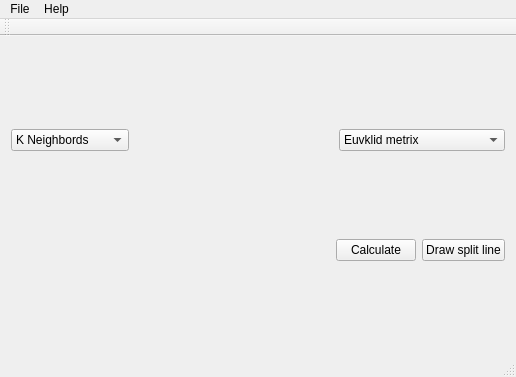
<?xml version="1.0" encoding="UTF-8"?>
<ui version="4.0">
 <class>MainWindow</class>
 <widget class="QMainWindow" name="MainWindow">
  <property name="geometry">
   <rect>
    <x>0</x>
    <y>0</y>
    <width>516</width>
    <height>377</height>
   </rect>
  </property>
  <property name="windowTitle">
   <string>The theory of solutuion decision</string>
  </property>
  <property name="windowIcon">
   <iconset resource="resources/resources.qrc">
    <normaloff>:/images/icon.png</normaloff>:/images/icon.png</iconset>
  </property>
  <property name="windowOpacity">
   <double>1.000000000000000</double>
  </property>
  <widget class="QWidget" name="centralWidget">
   <layout class="QVBoxLayout" name="verticalLayout">
    <item>
     <layout class="QHBoxLayout" name="layoutData"/>
    </item>
    <item>
     <layout class="QHBoxLayout" name="horizontalLayout_2">
      <item>
       <widget class="QComboBox" name="boxMethod">
        <property name="sizePolicy">
         <sizepolicy hsizetype="Preferred" vsizetype="Fixed">
          <horstretch>0</horstretch>
          <verstretch>0</verstretch>
         </sizepolicy>
        </property>
        <property name="sizeIncrement">
         <size>
          <width>2</width>
          <height>0</height>
         </size>
        </property>
        <item>
         <property name="text">
          <string>K Neighbords</string>
         </property>
        </item>
        <item>
         <property name="text">
          <string>Standarts points</string>
         </property>
        </item>
       </widget>
      </item>
      <item>
       <spacer name="horizontalSpacer_3">
        <property name="orientation">
         <enum>Qt::Horizontal</enum>
        </property>
        <property name="sizeHint" stdset="0">
         <size>
          <width>40</width>
          <height>20</height>
         </size>
        </property>
       </spacer>
      </item>
      <item>
       <widget class="QComboBox" name="boxMetrix">
        <item>
         <property name="text">
          <string>Euvklid metrix</string>
         </property>
        </item>
        <item>
         <property name="text">
          <string>Directions cosinus metrix</string>
         </property>
        </item>
        <item>
         <property name="text">
          <string>Tinimoto metrix</string>
         </property>
        </item>
       </widget>
      </item>
     </layout>
    </item>
    <item>
     <layout class="QHBoxLayout" name="horizontalLayout">
      <item>
       <spacer name="horizontalSpacer">
        <property name="orientation">
         <enum>Qt::Horizontal</enum>
        </property>
        <property name="sizeHint" stdset="0">
         <size>
          <width>40</width>
          <height>20</height>
         </size>
        </property>
       </spacer>
      </item>
      <item>
       <spacer name="horizontalSpacer_2">
        <property name="orientation">
         <enum>Qt::Horizontal</enum>
        </property>
        <property name="sizeHint" stdset="0">
         <size>
          <width>40</width>
          <height>20</height>
         </size>
        </property>
       </spacer>
      </item>
      <item>
       <widget class="QPushButton" name="buttonCalculate">
        <property name="text">
         <string>Calculate</string>
        </property>
       </widget>
      </item>
      <item>
       <widget class="QPushButton" name="buttonDraw">
        <property name="sizeIncrement">
         <size>
          <width>1</width>
          <height>0</height>
         </size>
        </property>
        <property name="text">
         <string>Draw split line</string>
        </property>
       </widget>
      </item>
     </layout>
    </item>
   </layout>
  </widget>
  <widget class="QMenuBar" name="menuBar">
   <property name="geometry">
    <rect>
     <x>0</x>
     <y>0</y>
     <width>516</width>
     <height>28</height>
    </rect>
   </property>
   <widget class="QMenu" name="menuFile">
    <property name="title">
     <string>File</string>
    </property>
   </widget>
   <widget class="QMenu" name="menuHelp">
    <property name="title">
     <string>Help</string>
    </property>
    <addaction name="actionAbout"/>
   </widget>
   <addaction name="menuFile"/>
   <addaction name="menuHelp"/>
  </widget>
  <widget class="QToolBar" name="mainToolBar">
   <attribute name="toolBarArea">
    <enum>TopToolBarArea</enum>
   </attribute>
   <attribute name="toolBarBreak">
    <bool>false</bool>
   </attribute>
  </widget>
  <widget class="QStatusBar" name="statusBar"/>
  <action name="actionAbout">
   <property name="text">
    <string>About</string>
   </property>
  </action>
 </widget>
 <layoutdefault spacing="6" margin="11"/>
 <resources>
  <include location="resources/resources.qrc"/>
 </resources>
 <connections/>
</ui>
